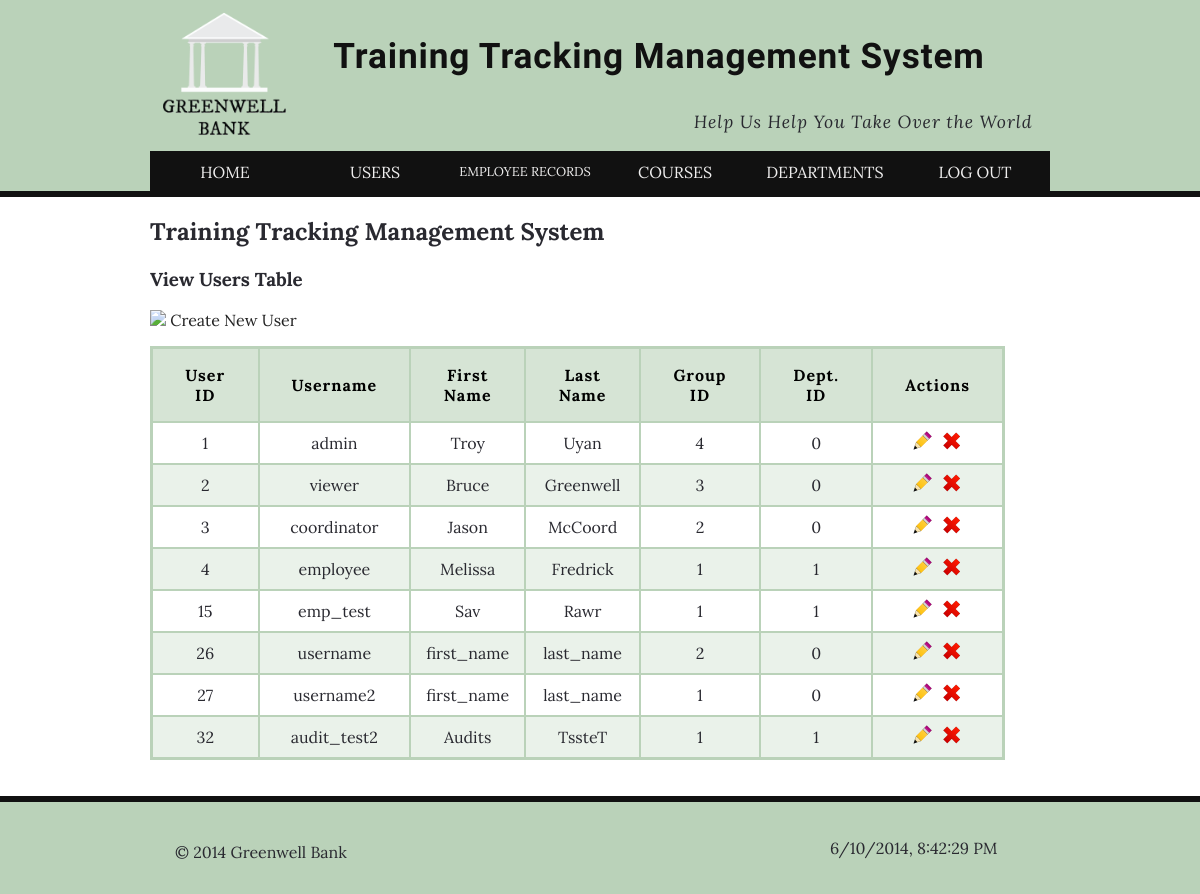
Before: /users_view.php (signed in) with the older database file.
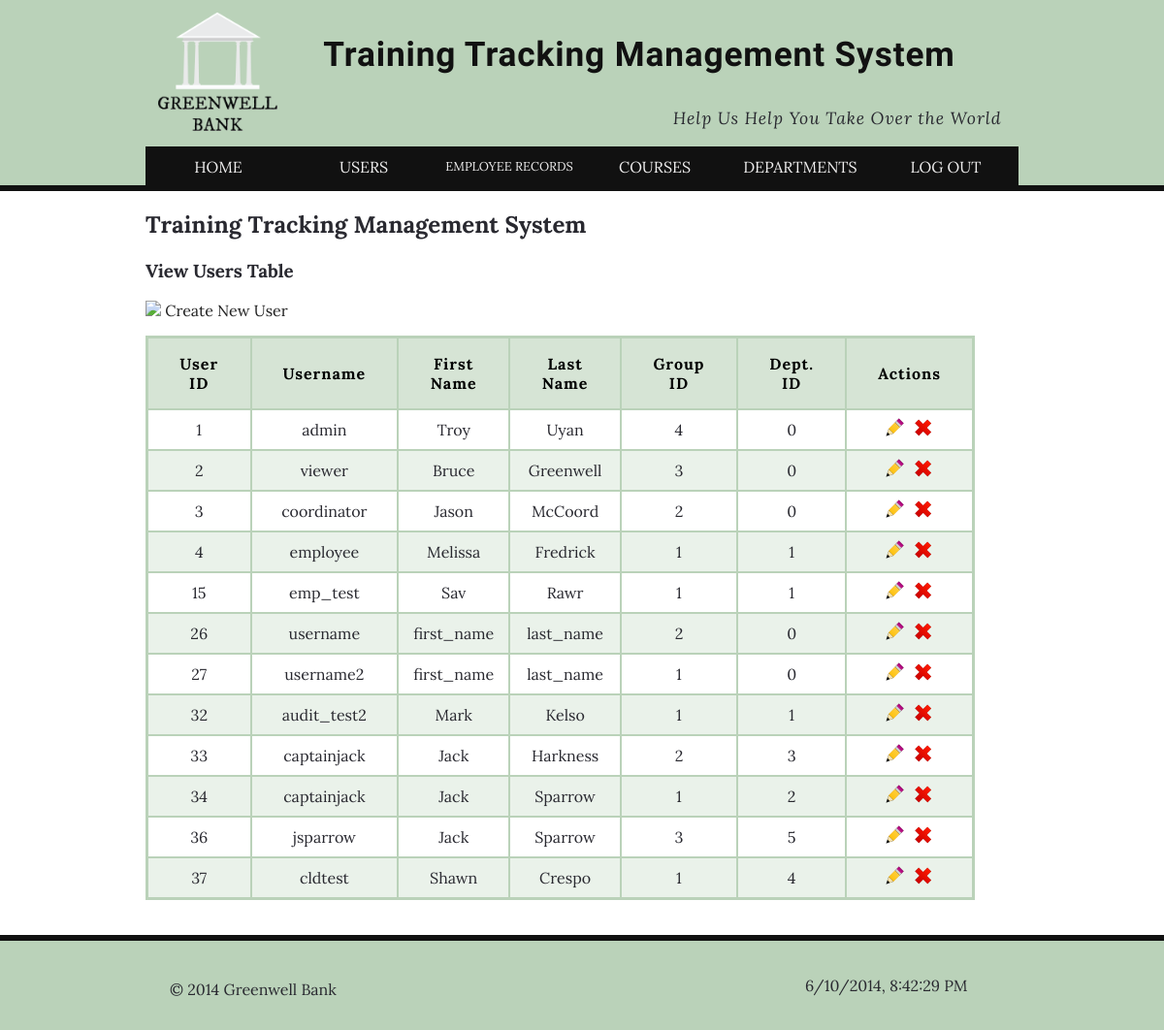
After: the same page with the newer database file.
### tables this page shows
CREATE TABLE IF NOT EXISTS `users` (
  `user_id` int(4) NOT NULL AUTO_INCREMENT,
  `username` varchar(40) NOT NULL,
  `pass` varchar(40) NOT NULL,
  `first_name` varchar(40) NOT NULL,
  `last_name` varchar(40) NOT NULL,
  `usergroup_id` int(4) NOT NULL,
  `department_id` int(4) NOT NULL,
  `active` int(1) NOT NULL DEFAULT '1',
  PRIMARY KEY (`user_id`)
);

### inc/functions.inc.php (the view, shortened to what this page needs)
<?php
	function admin_draw_users_view($dbc){
			$sql="SELECT * FROM gwb_training.users WHERE active = 1";
			$result = mysqli_query($dbc, $sql);
      echo "<table>\n";
      echo '<tr>
          		<th>User ID</th>
          		<th>Username</th>
          		<th>First Name</th>
          		<th>Last Name</th>
          		<th>Group ID</th>
          		<th>Dept. ID</th>
              <th>Actions</th>
      	  </tr>' . "\n";
      while ($row = mysqli_fetch_array($result)){
              echo "<tr class=\"center\">\n";
              echo "
              	<td>{$row['user_id']}</td>
              	<td>{$row['username']}</td>
              	<td>{$row['first_name']}</td>
              	<td>{$row['last_name']}</td>
              	<td>{$row['usergroup_id']}</td>
              	<td>{$row['department_id']}</td>
                <td><a href=\"?edit_user={$row['user_id']}\"><img src='img/ico_edit.png' alt='Edit' title='Edit'></a> &nbsp;<a href=\"?delete_user={$row['user_id']}\" onclick=\"return confirm('Make User #{$row['user_id']} In-active?');\"><img src='img/ico_x.png' alt='Delete' title='Delete'></a></td>\n";
              echo "</tr>\n";
      }
      echo "</table>\n";
	}
  	?>

Changed rows visible on the page:
changed users "audit_test2": first_name "Audits" → "Mark"; last_name "TssteT" → "Kelso"
added users: user_id "33", username "captainjack", first_name "Jack", last_name "Harkness", usergroup "2", department "3"
added users: user_id "34", username "captainjack", first_name "Jack", last_name "Sparrow", usergroup "1", department "2"
added users: user_id "36", username "jsparrow", first_name "Jack", last_name "Sparrow", usergroup "3", department "5"
added users: user_id "37", username "cldtest", first_name "Shawn", last_name "Crespo", usergroup "1", department "4"
